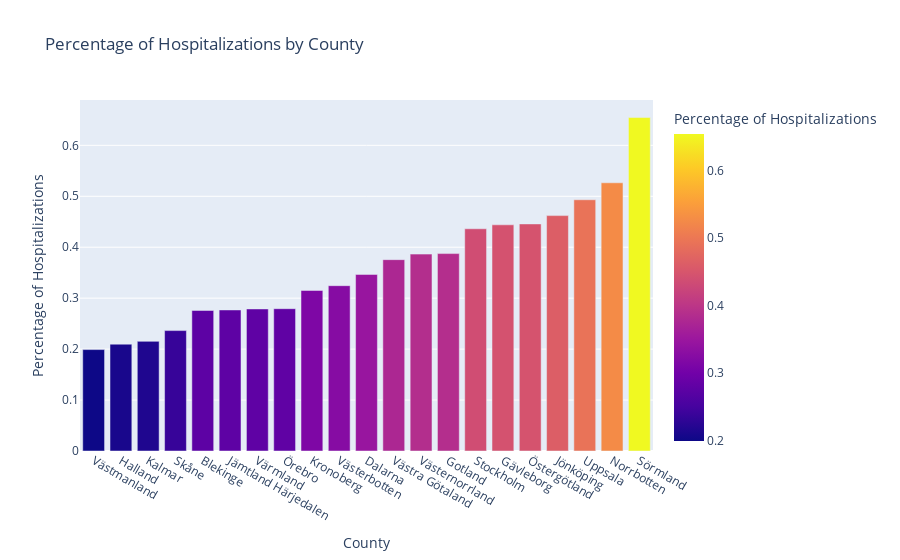

Notebook cell for this chart:
### Markdown cell above
Above we see that the vaccination rate for 1 dose are quite similar in each county, but in top we find Gotland (who also had the lowest number of cases) and in the bottom we'll find Kronoberg. Kronoberg was in our previous question in the middle of number of cases per 100000 citizens.

### Code cell
total_number_of_cases_county = weekly_data_county.groupby('Region')['Kum_antal_fall'].max()
total_number_of_hospitalized_county = weekly_data_county.groupby('Region')['Kum_antal_intensivvårdade'].max()
percentage_hospitalization_cases = total_number_of_hospitalized_county / total_number_of_cases_county * 100

data = {
    'County': percentage_hospitalization_cases.index,
    'Percentage Hospitalization': percentage_hospitalization_cases.values
}

fig = px.bar(
    data, 
    x='County', 
    y='Percentage Hospitalization', 
    labels={'Percentage Hospitalization': 'Percentage of Hospitalizations'},
    title='Percentage of Hospitalizations by County',
    color='Percentage Hospitalization'
).update_xaxes(categoryorder='total ascending')
fig.write_html("Visualizations/hospitalization_rate_county.html")
fig.show()

### Figure 1 — Plotly figure (JSON) as saved in the notebook; plotly's stock layout.template omitted (floating-point values rounded to 4 significant figures)
{"data": [{"alignmentgroup": "True", "hovertemplate": "County=%{x}<br>Percentage of Hospitalizations=%{marker.color}<extra></extra>", "legendgroup": "", "marker": {"color": [0.2759, 0.3466, 0.3875, 0.444, 0.2097, 0.2769, 0.4621, 0.2152, 0.3151, 0.5265, 0.2364, 0.4362, 0.6546, 0.4932, 0.2788, 0.3245, 0.3865, 0.1991, 0.3756, 0.2794, 0.4457], "coloraxis": "coloraxis", "pattern": {"shape": ""}}, "name": "", "offsetgroup": "", "orientation": "v", "showlegend": false, "textposition": "auto", "type": "bar", "x": ["Blekinge", "Dalarna", "Gotland", "Gävleborg", "Halland", "Jämtland Härjedalen", "Jönköping", "Kalmar", "Kronoberg", "Norrbotten", "Skåne", "Stockholm", "Sörmland", "Uppsala", "Värmland", "Västerbotten", "Västernorrland", "Västmanland", "Västra Götaland", "Örebro", "Östergötland"], "xaxis": "x", "y": [0.2759, 0.3466, 0.3875, 0.444, 0.2097, 0.2769, 0.4621, 0.2152, 0.3151, 0.5265, 0.2364, 0.4362, 0.6546, 0.4932, 0.2788, 0.3245, 0.3865, 0.1991, 0.3756, 0.2794, 0.4457], "yaxis": "y"}], "layout": {"barmode": "relative", "coloraxis": {"colorbar": {"title": {"text": "Percentage of Hospitalizations"}}, "colorscale": [[0, "#0d0887"], [0.1111, "#46039f"], [0.2222, "#7201a8"], [0.3333, "#9c179e"], [0.4444, "#bd3786"], [0.5556, "#d8576b"], [0.6667, "#ed7953"], [0.7778, "#fb9f3a"], [0.8889, "#fdca26"], [1, "#f0f921"]]}, "legend": {"tracegroupgap": 0}, "title": {"text": "Percentage of Hospitalizations by County"}, "xaxis": {"anchor": "y", "categoryorder": "total ascending", "domain": [0, 1], "title": {"text": "County"}}, "yaxis": {"anchor": "x", "domain": [0, 1], "title": {"text": "Percentage of Hospitalizations"}}}}
